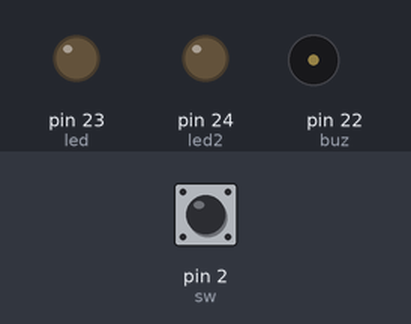
This sketch was run on a simulated Arduino Mega 2560, built with avr-gcc and run on an emulated ATmega2560. Parts: output pins drawn as LEDs (lit = HIGH), buzzer (waves = sounding, pin HIGH). The test bench sets the inputs (shaded band); at power-on: pin 2 (sw) LOW.

Above: at 1.2 s.
1.3 s: pin 2 (sw) pulled HIGH for 0.15 s
At 2.7 s:
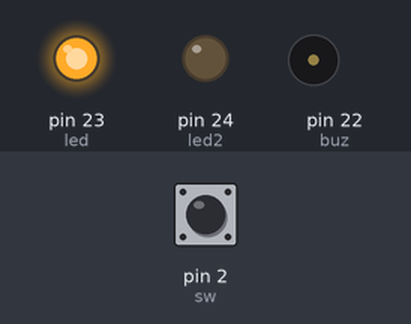
4.4 s: pin 2 (sw) pulled HIGH for 1 s
At 5.2 s:
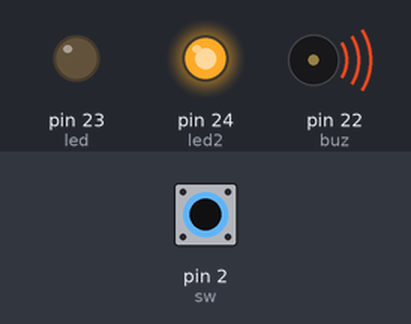
6.9 s: pin 2 (sw) pulled HIGH for 0.15 s
At 8.25 s:
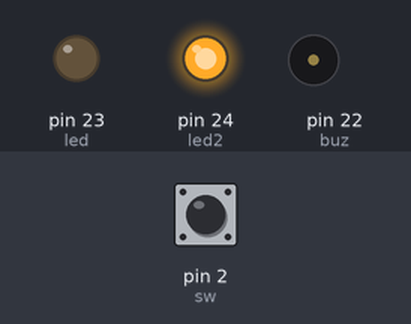
8.5 s: pin 2 (sw) pulled HIGH for 3.2 s
At 11.2 s:
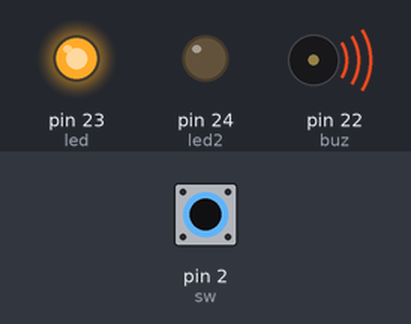
Timing chart, 0 to 14.2 s (numbered marks = the images above; inputs shaded):
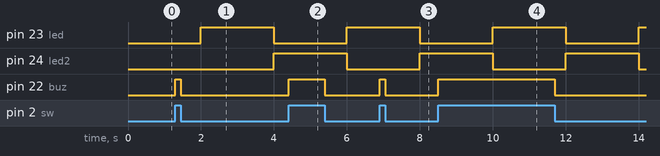

The sketch:

timerintercap2-3.ino
```cpp
#include<TimerOne.h>

int buz = 22;
int led = 23;
int led2 = 24;
int sw = 2;
int switch_state;

void setup() {
  pinMode(buz,OUTPUT);
  pinMode(led,OUTPUT);
  pinMode(led2,OUTPUT);
  pinMode(sw,INPUT);

  Timer1.initialize(2000000);
  Timer1.attachInterrupt( timerIsr );

}

void loop() {
  if(digitalRead(sw)==HIGH){
    digitalWrite(buz,HIGH);
  }
  else{
    digitalWrite(buz,LOW);
  }

}

void timerIsr()
{
  digitalWrite(led,digitalRead(led)^1);
  if(digitalRead(led)==LOW){
    digitalWrite(led2,HIGH);
  }
  else{
    digitalWrite(led2,LOW);
  }
}
```

Measured:
- after the input at 1.3 s, pin 22 (buz): LOW → HIGH at once, → LOW 0.15 s later
- after the input at 4.4 s, pin 22 (buz): LOW → HIGH at once, → LOW 1.0 s later
- after the input at 6.9 s, pin 22 (buz): LOW → HIGH at once, → LOW 0.15 s later
- after the input at 8.5 s, pin 22 (buz): LOW → HIGH at once, → LOW 3.2 s later
